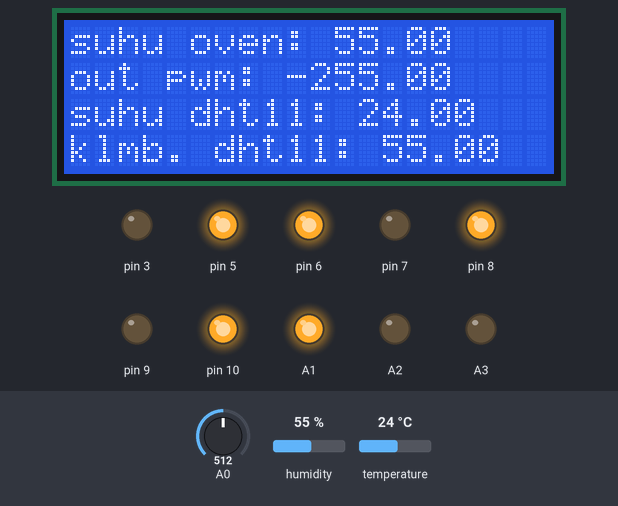
A sketch run on a simulated Arduino Uno, built with avr-gcc and run on an emulated ATmega328P. Shown: 20×4 character LCD, output pins drawn as LEDs (lit = HIGH). The inputs (shaded band) are chosen by the test bench; at power-on: A0 = 512, humidity 55 %, temperature 24 °C. Storage starts empty; what the sketch prints to the serial monitor is not drawn.

Above: at 2.3 s.
2.4 s: A0 set to 306
At 3.38 s:
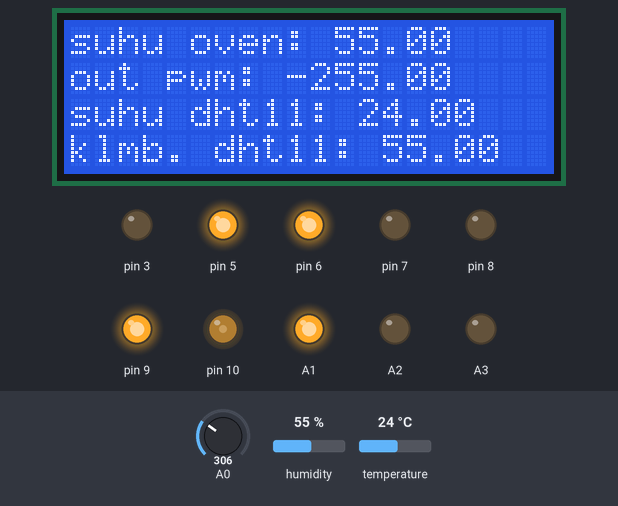
4.3 s: humidity set to 41 %
At 6.67 s:
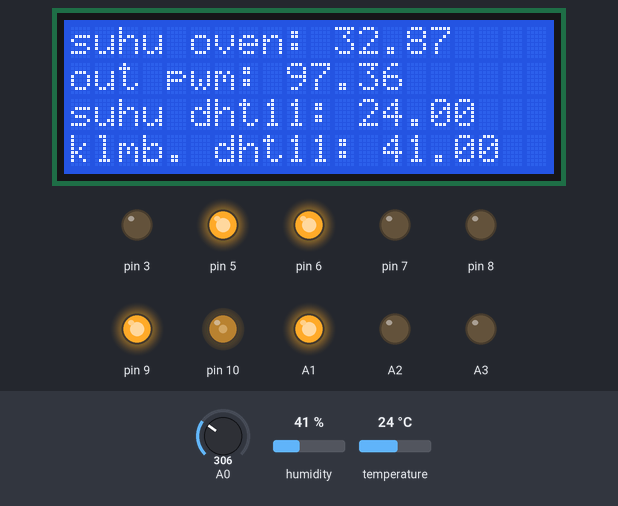
7.2 s: humidity set to 38 %
At 7.81 s:
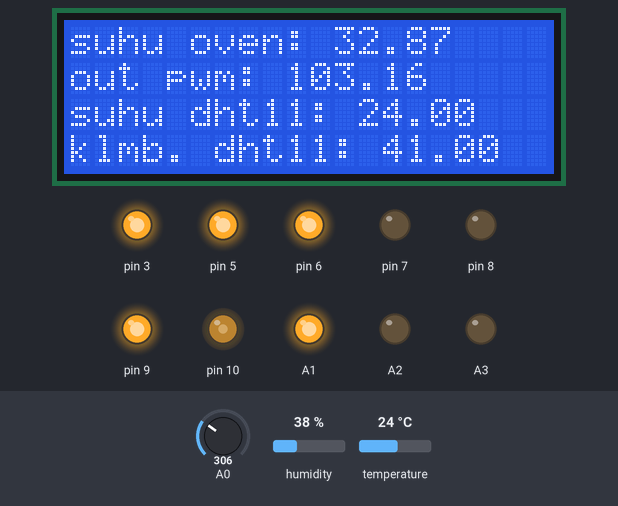
9.1 s: A0 set to 122
At 11.3 s:
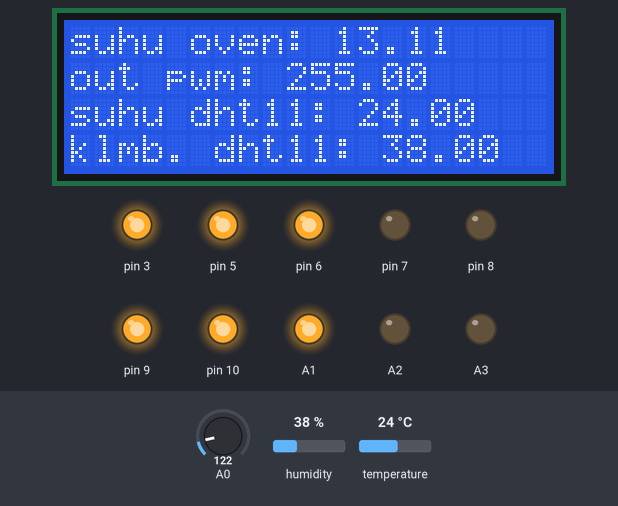
11.6 s: temperature set to 33 °C
At 14.1 s:
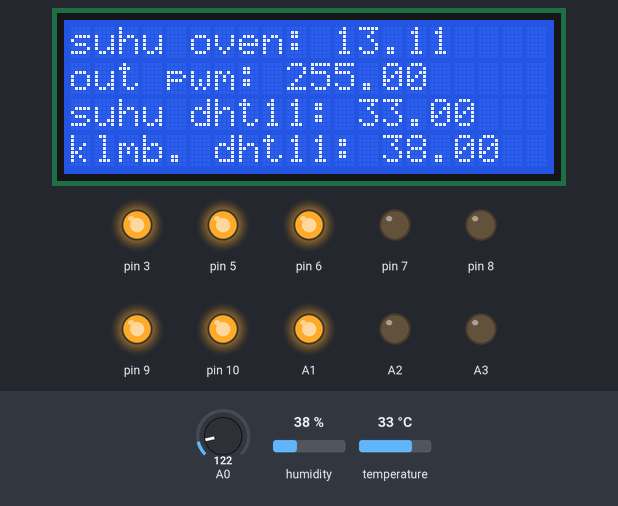
14.9 s: temperature set to 36 °C
At 16.6 s:
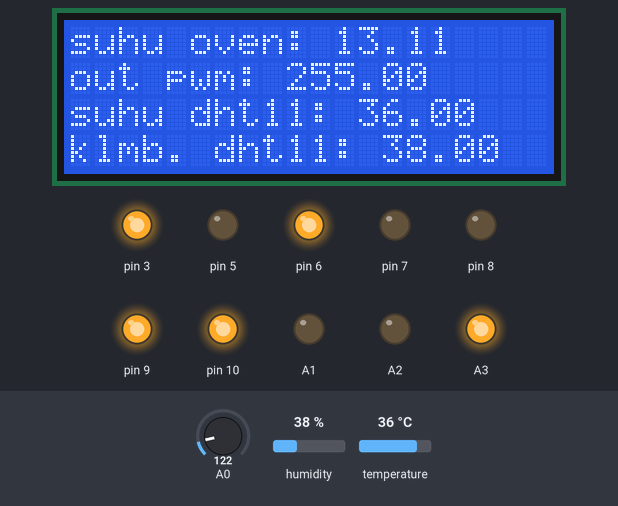
Timing chart, 0 to 18.1 s (numbered marks = the images above; inputs shaded):
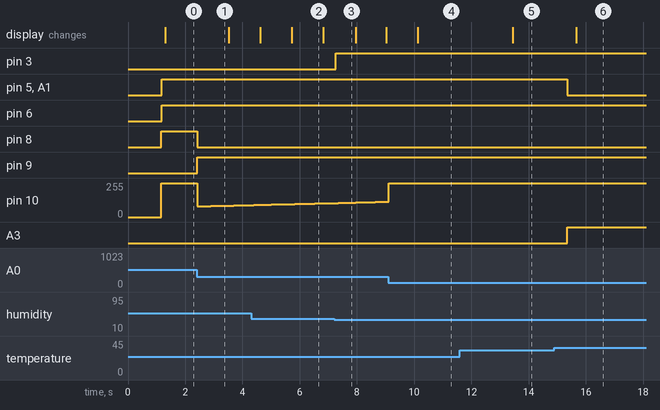

The sketch:

prog_2_6.ino
```cpp
#include <PID_v2.h>
#include <LiquidCrystal_I2C.h>
#include "DHT.h"
#include <SPI.h>
#include <SD.h>
File root, myFile;
DHT dht(2, DHT11);
LiquidCrystal_I2C lcd(0x27, 20, 4);
double aggKp = 4, aggKi = 0.2, aggKd = 1;
double consKp = 1, consKi = 0.05, consKd = 0.25;
PID_v2 myPID(consKp, consKi, consKd, PID::Direct);
unsigned long skr = 0;
int setpoin = 335;
int t1 = 0;
int h1 = 0;
void setup() {
  Serial.begin(9600);
  dht.begin();
  analogReference(INTERNAL);
  pinMode(A1, OUTPUT);
  pinMode(A2, OUTPUT);
  pinMode(A3, OUTPUT);
  pinMode(3, OUTPUT);
  pinMode(5, OUTPUT);
  pinMode(6, OUTPUT);
  pinMode(7, OUTPUT);
  pinMode(8, OUTPUT);
  pinMode(9, OUTPUT);
  pinMode(10, OUTPUT);
  myPID.SetOutputLimits(-255, 255);
  myPID.SetSampleTime(10);
  myPID.Start(analogRead(A0), 0, setpoin);
  lcd.init();
  lcd.backlight();
  lcd.setCursor(0, 0);
  lcd.print("suhu oven:          ");
  lcd.setCursor(0, 1);
  lcd.print("out pwm:            ");
  lcd.setCursor(0, 2);
  lcd.print("suhu DHT11:         ");
  lcd.setCursor(0, 3);
  lcd.print("klmb. DHT11:        ");
  if (!SD.begin(4)) {
    Serial.println("initialization failed!");
    while (1)
      ;
  }
  delay(1000);
}
void loop() {
  double sensor = analogRead(A0);
  double gap = abs(myPID.GetSetpoint() - sensor);
  if (gap < 10) {
    myPID.SetTunings(consKp, consKi, consKd);
  } else {
    myPID.SetTunings(aggKp, aggKi, aggKd);
  }
  const double output = myPID.Run(sensor);
  analogWrite(10, abs(output));
  if (output > 0) {
    digitalWrite(8, LOW);
    digitalWrite(9, HIGH);
  }
  if (output < 0) {
    digitalWrite(9, LOW);
    digitalWrite(8, HIGH);
  }
  float t = dht.readTemperature();
  float h = dht.readHumidity();
  if (t != t1) {
    if (t > 37) {
      digitalWrite(A1, LOW);
      digitalWrite(A2, HIGH);
      digitalWrite(A3, LOW);
      digitalWrite(5, HIGH);
      digitalWrite(6, LOW);
      digitalWrite(7, HIGH);
      simpan(1, t, 1);
    } else if (t < 35) {
      digitalWrite(A1, HIGH);
      digitalWrite(A2, LOW);
      digitalWrite(A3, LOW);
      digitalWrite(5, HIGH);
      digitalWrite(6, HIGH);
      digitalWrite(7, LOW);
      simpan(1, t, 2);
    } else {
      digitalWrite(A1, LOW);
      digitalWrite(A2, LOW);
      digitalWrite(A3, HIGH);
      digitalWrite(5, LOW);
      simpan(1, t, 3);
    }
    t1 = t;
  }
  if (h != h1) {
    if (h > 80) {
      digitalWrite(3, HIGH);
      simpan(2, h, 1);
    } else if (h < 40) {
      digitalWrite(3, HIGH);
      simpan(2, h, 2);
    } else {
      digitalWrite(3, LOW);
      simpan(2, h, 3);
    }
  }
  h1 = h;
  if (millis() - skr > 1000) {
    lcd.setCursor(0, 0);
    lcd.print("suhu oven:          ");
    lcd.setCursor(11, 0);
    lcd.print(sensor * 0.107422);
    lcd.setCursor(0, 1);
    lcd.print("out pwm:            ");
    lcd.setCursor(9, 1);
    lcd.print(output);
    lcd.setCursor(0, 2);
    lcd.print("suhu dht11:         ");
    lcd.setCursor(12, 2);
    lcd.print(t);
    lcd.setCursor(0, 3);
    lcd.print("klmb. dht11:        ");
    lcd.setCursor(13, 3);
    lcd.print(h);
    Serial.print(setpoin);
    Serial.print(',');
    Serial.print(sensor);
    Serial.print(',');
    Serial.println(output);
    skr = millis();
  }
}
void simpan(int a, int b, int c) {
  myFile = SD.open("simpan.txt", FILE_WRITE);
  if (myFile) {
    if (a == 1) myFile.print("suhu=");
    if (a == 2) myFile.print("kelembaban=");
    myFile.print(String(b));
    myFile.print(",");
    if (c == 1) myFile.println("terlalu tinggi");
    if (c == 2) myFile.println("terlalu rendah");
    if (c == 3) myFile.println("sudah normal");
    myFile.close();
  }
}
```

Measured:
- the behaviour switches between 40 and 39 % on humidity (found by bisection; images 2 and 3)
- the behaviour switches between 34 and 35 °C on temperature (found by bisection; images 5 and 6)
- after the input at 2.4 s, pin 8: HIGH → LOW at once; pin 9: LOW → HIGH at once; pin 10: 255/255 → 80/255 at once, → 81/255 0.12 s later, → 82/255 0.17 s later, → 83/255 0.17 s later, … (11 changes in this stretch)
- after the input at 7.2 s, pin 3: LOW → HIGH after 0.05 s
- after the input at 11.6 s, the display: changes after 1.8 s (image 5)
- after the input at 14.9 s, pin 5, A1: HIGH → LOW after 0.45 s; A3: LOW → HIGH after 0.45 s; the display: changes after 0.76 s (image 6)
- what the display in image 2 shows lasts 1.1 s, from 5.7 s to 6.8 s
